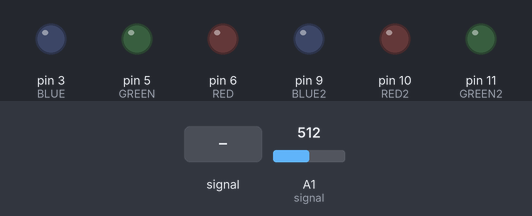
The sketch below on a simulated Arduino Uno, built with avr-gcc and run on an emulated ATmega328P. Parts: output pins drawn as LEDs (lit = HIGH). Dashed ring = blinking. Inputs (shaded band) come from the test bench; at power-on: A1 (signal) = 512. Random numbers use the default seed unless the sketch sets one.

Above: at 1.2 s.
1.3 s: A1 (signal) fed a 200 Hz sine of ±81 counts around its level
At 2.66 s:
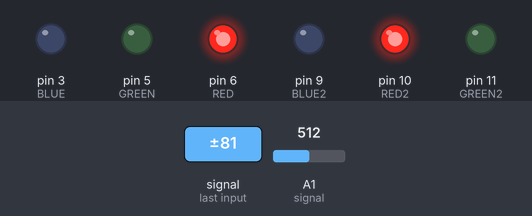
At 5.37 s:
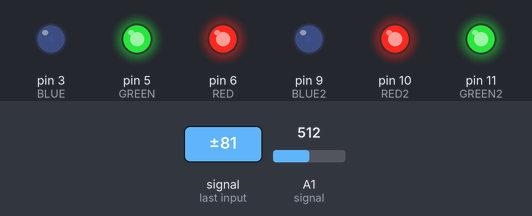
7.3 s: A1 (signal) set to 0
At 7.47 s:
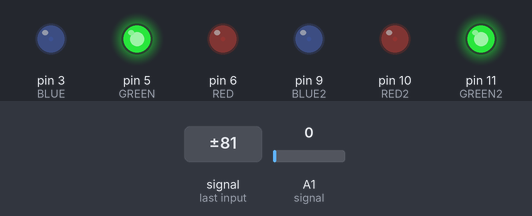
10.3 s: A1 (signal) set to 4
13.3 s: A1 (signal) set to 7
14.8 s: A1 (signal) set to 78
16.3 s: A1 (signal) set to 94
At 16.9 s:
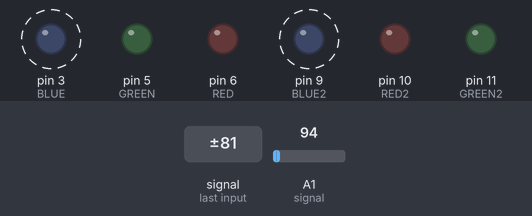
Timing chart, 0 to 20.3 s (numbered marks = the images above; inputs shaded):
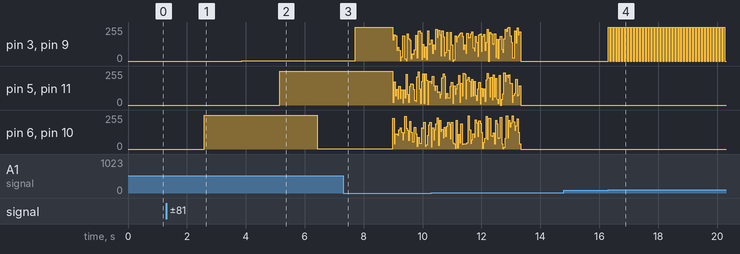

Measured:
- the behaviour switches between 84 and 85 on A1 (signal) (found by bisection; images 3 and 4)
- after the input at 1.3 s, pin 3 (BLUE), pin 9 (BLUE2): 0/255 → 1/255 after 2.6 s; pin 5 (GREEN), pin 11 (GREEN2): 0/255 → 255/255 after 3.8 s; pin 6 (RED), pin 10 (RED2): 0/255 → 255/255 after 1.3 s, → 1/255 3.8 s later
- after the input at 14.8 s, every drawn part: stays the same
- after the input at 16.3 s, pin 3 (BLUE), pin 9 (BLUE2): alternates 255/255 for 0.05 s and 0/255 for 0.05 s, starting at once

The sketch:

RGB_Strip_Code.ino
```cpp
int RED = 6;
int GREEN = 5;
int BLUE = 3;
int RED2 = 10;
int GREEN2 = 11;
int BLUE2 = 9;
int fade;
int FADESPEED = 5;
int signal = A1;

void setup()
{
  pinMode(RED, OUTPUT);
  pinMode(GREEN, OUTPUT);
  pinMode(BLUE, OUTPUT);
  pinMode(RED2, OUTPUT);
  pinMode(GREEN2, OUTPUT);
  pinMode(BLUE2, OUTPUT);
  pinMode(signal, INPUT);
}

void loop()
{
  clearLEDs();
  int value = analogRead(signal);
  if(value >= 550 && value <= 580)
    rgbFade();
  else if(value >= 460 && value <= 470)
    redFade();
  else if(value >= 270 && value <= 285)
    blueFade();
  else if(value >= 180 && value <= 195)
    redFlash();
  else if(value >= 85 && value <= 95)
    blueFlash();
  else if(value >= -1 && value <= 5)
    partyMode();
  else if(value >= 1020 && value <= 1030)
    clearLEDs();
}

void rgbFade()
{
  int r, g, b;
  if(fade == 1)
  {
    analogWrite(BLUE, 255);
    analogWrite(BLUE2, 255);
  }

  // fade from blue to violet
  for (r = 0; r < 256; r++) {
    analogWrite(RED, r);
    analogWrite(RED2, r);
    delay(FADESPEED);
  }
  // fade from violet to red
  for (b = 255; b > 0; b--) {
    analogWrite(BLUE, b);
    analogWrite(BLUE2, b);
    delay(FADESPEED);
  }
  // fade from red to yellow
  for (g = 0; g < 256; g++) {
    analogWrite(GREEN, g);
    analogWrite(GREEN2, g);
    delay(FADESPEED);
  }
  // fade from yellow to green
  for (r = 255; r > 0; r--) {
    analogWrite(RED, r);
    analogWrite(RED2, r);
    delay(FADESPEED);
  }
  // fade from green to teal
  for (b = 0; b < 256; b++) {
    analogWrite(BLUE, b);
    analogWrite(BLUE2, b);
    delay(FADESPEED);
  }
  // fade from teal to blue
  for (g = 255; g > 0; g--) {
    analogWrite(GREEN, g);
    analogWrite(GREEN2, g);
    delay(FADESPEED);
  }
  fade = 1;
}

void redFade()
{
  int r;
  for(r = 0; r < 256; r++)
  {
    analogWrite(RED, r);
    analogWrite(RED2, r);
    delay(FADESPEED);
  }
  for(r = 255; r > -1; r--)
  {
    analogWrite(RED, r);
    analogWrite(RED2, r);
    delay(FADESPEED);
  }
}

void blueFade()
{
  int b;
  for(b = 0; b < 256; b++)
  {
    analogWrite(BLUE, b);
    analogWrite(BLUE2, b);
    delay(FADESPEED);
  }
  for(b = 255; b > -1; b--)
  {
    analogWrite(BLUE, b);
    analogWrite(BLUE2, b);
    delay(FADESPEED);
  }
}

void redFlash()
{
  analogWrite(RED, 255);
  analogWrite(RED2, 255);
  delay(50);
  analogWrite(RED, 0);
  analogWrite(RED2, 0);
  delay(50);
}

void blueFlash()
{
  analogWrite(BLUE, 255);
  analogWrite(BLUE2, 255);
  delay(50);
  analogWrite(BLUE, 0);
  analogWrite(BLUE2, 0);
  delay(50);
}

void partyMode()
{
  int r = random(0,255);
  int g = random(0,255);
  int b = random(0,255);
  analogWrite(RED, r);
  analogWrite(RED2, r);
  analogWrite(GREEN, g);
  analogWrite(GREEN2, g);
  analogWrite(BLUE, b);
  analogWrite(BLUE2, b);
  delay(40);
}

void clearLEDs()
{
  analogWrite(RED, 0);
  analogWrite(RED2, 0);
  analogWrite(GREEN, 0);
  analogWrite(GREEN2, 0);
  analogWrite(BLUE, 0);
  analogWrite(BLUE2, 0);
}
```
